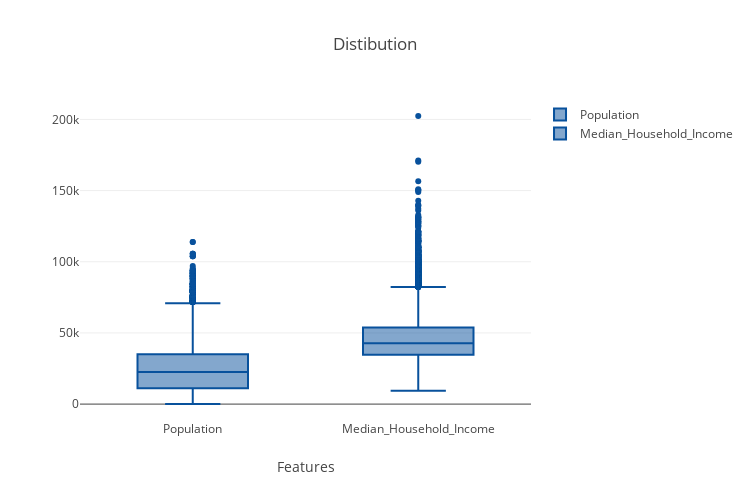

Here is the notebook cell this chart was saved with:
### Markdown cell above
#### Data Distibution

### Code cell
# Plotly imports
import plotly.offline as py
py.init_notebook_mode(connected=True)
import plotly.graph_objs as go
import plotly.tools as tls
y0 = df.population
x0 = df.median_household_income

Population = go.Box(
    y=y0,
     name = 'Population',
      marker = dict(
        color = 'rgb(8,81,156)'
    )
)
Median_Household_Income = go.Box(
    y=x0,
    name = 'Median_Household_Income',
      marker = dict(
        color = 'rgb(8,81,156)'
    )
)

layout = go.Layout(
    title='Distibution',
       width=750,
    height=500,
         xaxis=dict(
        title='Features',
          tickmode='linear'),
         yaxis=dict(
        title='')
)

data1 = [Population,Median_Household_Income]
fig = go.Figure(data=data1, layout=layout)
py.iplot(fig)
#py.offline.plot(fig, filename='sentimentPolarity w.r.t Date.html')

### Figure 1 — Plotly figure (JSON) as saved in the notebook; plotly's stock layout.template omitted (floating-point values rounded to 4 significant figures; data arrays with more than 128 entries replaced by an {"elided": "..."} marker saying what was removed)
{"data": [{"marker": {"color": "rgb(8,81,156)"}, "name": "Population", "type": "box", "uid": "01279487-7007-422c-8b2e-c7bbb8e5b625", "y": {"elided": "14470 int values"}}, {"marker": {"color": "rgb(8,81,156)"}, "name": "Median_Household_Income", "type": "box", "uid": "c7435d1f-3744-4c73-95c3-228064657dce", "y": {"elided": "14470 int values"}}], "layout": {"height": 500, "title": {"text": "Distibution"}, "width": 750, "xaxis": {"tickmode": "linear", "title": {"text": "Features"}}, "yaxis": {"title": {"text": ""}}}}
